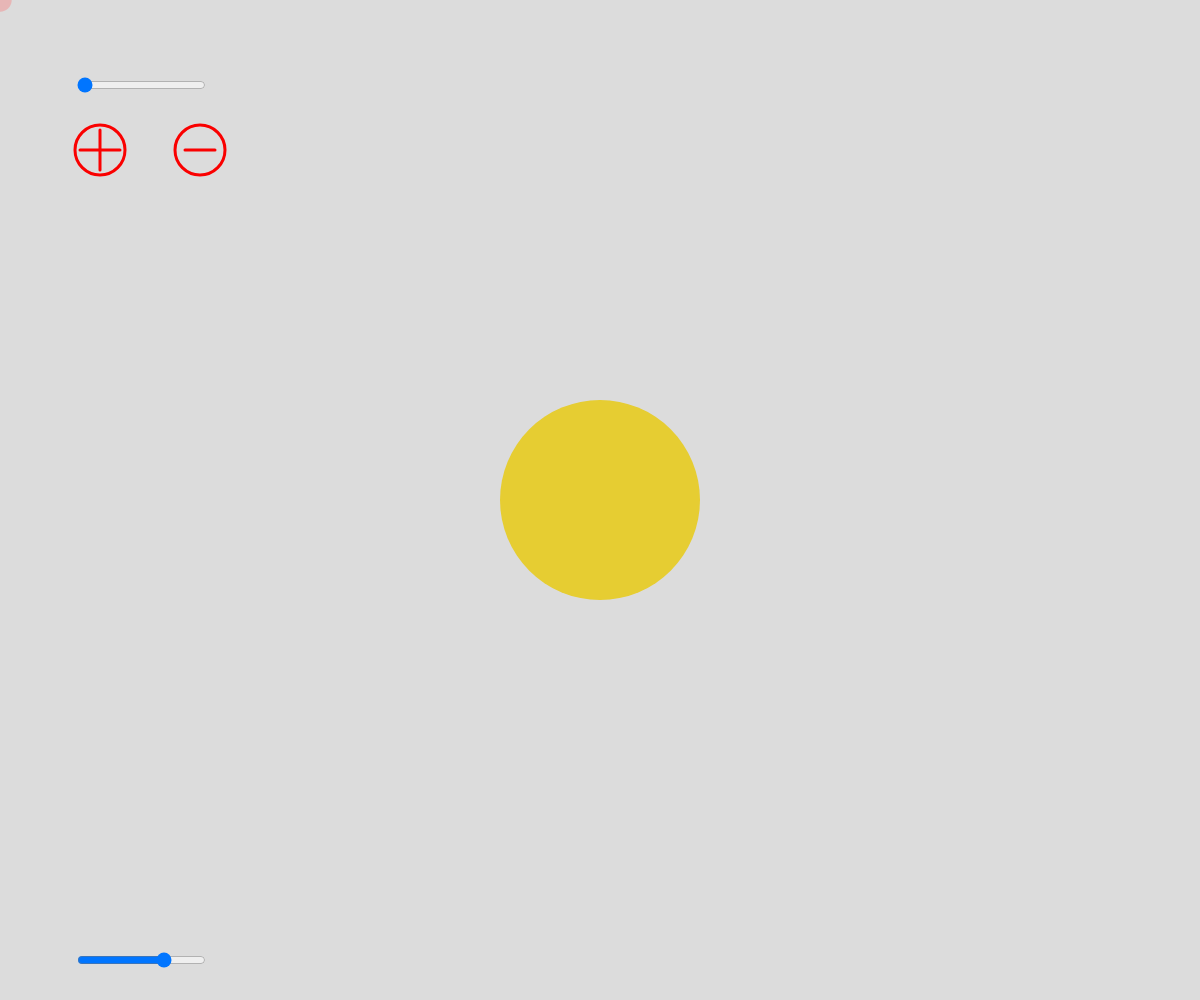
Frame 1 (no input)
Frame 60 (no input): identical to frame 1, image omitted
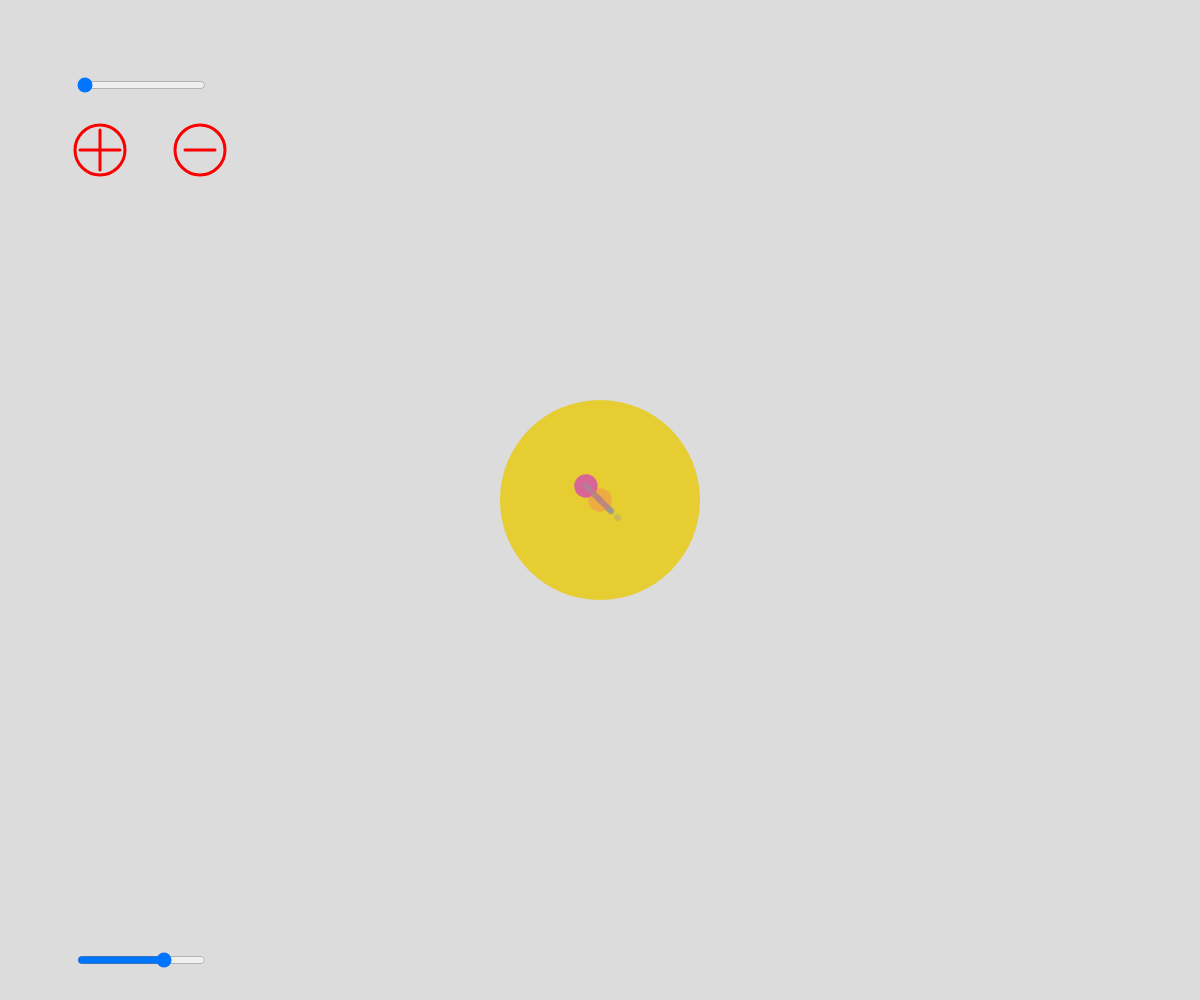
Frame 120 (the mouse pressed at the canvas centre since frame 60)

The p5.js sketch that drew these frames (run headless with seeded random() and noise() and a simulated clock; from frame 60 on, the mouse is pressed at the canvas centre):

// p5.js sketch
// ── sketch.js
let movers = [];
let stars = [];
let sun;
let m;

function setup() {
  //frameRate(1);
  distMult = createSlider(50, 150, 120, 1);
  distMult.position(75, windowHeight-50);
  g_s = createSlider(1,5,1);
  g_s.position(75,75);
  
  createCanvas(windowWidth, windowHeight);
  sunColor = color(230, 205, 50);
  sun = new Sun(windowWidth/2, windowHeight/2, 50, sunColor, 1);
  m = random(3, 7);
}

function draw() {
  background(220);
  sun.applyForceTo(movers);
  sun.show();
  
  for(mover of movers){
    mover.applyForceTo(movers);
    mover.move();
    mover.show();
    mover.showTail();
  }
  
  showNext();
  //print("distMult: " + distMult.value());
  
  showButtoms();
}

function mousePressed(){
  let mouse = createVector(mouseX, mouseY);
  d1 = p5.Vector.dist(mouse, createVector(100,150));
  d2 = p5.Vector.dist(mouse, createVector(200,150));
  if(d1 < 50){
    m = m + 2;
  }else if(d2 < 30){
    m = m - 2;
  }else if(mouseY < windowHeight-50 && mouseY > 100){
    c = color(m * 10 * 2 + 100, 100, 150);
    //mover = new Mover(mouseX, mouseY, m, c);
    movers.push(new Mover(mouseX, mouseY, m, c, g_s.value()));
    //m = random(3, 10);
  }
  
}

function showNext(){
    noStroke();
    fill(255, 100, 100, 80);
    ellipse(mouseX, mouseY, m * 4);
}

function showButtoms(){
  noFill();
  stroke(250,0,0);
  strokeWeight(3);
  ellipse(100,150,50);
  line(80,150,120,150);
  line(100,130,100,170);
  
  ellipse(200,150,50);
  line(185,150,215,150);
}
// ── mover.js
class Mover{
  
  constructor(x, y, m, c, g){
    this.pos = createVector(x, y);
    this.vel = createVector(10, 10);
    this.acc = createVector(10, 10);
    this.m = m;
    this.color = c;
    this.tail = [];  
    this.g = g;
  }
  
  
  applyForceTo(movers){
    for(let mover of movers){
      let force = p5.Vector.sub(this.pos, mover.pos);
      let dist = p5.Vector.dist(mover.pos, this.pos);
      if(dist.mag < 100 && this.m > mover.m){
        force.normalize().mult(this.m*180*g_s.value());
        mover.applyForce(force.div(dist*distMult.value()));
      }
    }
  }
  
  applyForce(force){
    this.acc.add(force.mult(1.3));
    //print("acc: " + this.acc.mag());
    this.acc.limit(30+this.m);
  }
  
  move(){
    this.vel.add(this.acc);
    this.vel.limit(map(this.m,3,20,4,(13)));
    this.pos.add(this.vel);
    
    var p = createVector(this.pos.x, this.pos.y);
    this.tail.push(p);
    if(this.tail.length > 200){
      this.tail.shift();
    }
  }
  
  show(){
    noStroke();
    fill(this.color);
    ellipse(this.pos.x, this.pos.y, this.m*4);
  }
  
  showTail(){
    stroke(150,90);
    strokeWeight(this.m);
    for(let i = 0; i <this.tail.length - 4; i = i + 3){
      //ellipse(this.tail[i].x, this.tail[i].y, this.m*2);
      line(this.tail[i].x, this.tail[i].y, this.tail[i+1].x, this.tail[i+1].y)
    }
    
  }
}
// ── sun.js
class Sun{
  
  constructor(x, y, m, c, g){
    this.pos = createVector(x, y);
    this.vel = createVector(10, 10);
    this.acc = createVector(10, 10);
    this.m = m;
    this.color = c;
    this.tail = [];  
    this.g = g;
  }
  
  
  applyForceTo(movers){
    for(let mover of movers){
      let force = p5.Vector.sub(this.pos, mover.pos);
      let dist = p5.Vector.dist(mover.pos, this.pos);
      if(dist > 0){
        force.normalize().mult(this.m*180*this.g);
        mover.applyForce(force.div(dist*distMult.value()));
      }
    }
  }
  
  applyForce(force){
    this.acc.add(force.mult(1.3));
    //print("acc: " + this.acc.mag());
    this.acc.limit(30);
  }
  
  move(){
    this.vel.add(this.acc);
    this.vel.limit(map(this.m,3,20,4,9));
    this.pos.add(this.vel);
    
    var p = createVector(this.pos.x, this.pos.y);
    this.tail.push(p);
    if(this.tail.length > 200){
      this.tail.shift();
    }
  }
  
  show(){
    noStroke();
    fill(this.color);
    ellipse(this.pos.x, this.pos.y, this.m*4);
  }
  
  showTail(){
    stroke(150,90);
    strokeWeight(this.m);
    for(let i = 0; i <this.tail.length - 4; i = i + 3){
      //ellipse(this.tail[i].x, this.tail[i].y, this.m*2);
      line(this.tail[i].x, this.tail[i].y, this.tail[i+1].x, this.tail[i+1].y)
    }
    
  }
}
